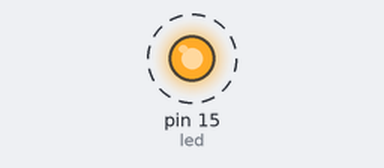
This program was run on a simulated MicroPython board. Shown: output pins drawn as LEDs (lit = HIGH). Dashed ring = blinking.

Above: at 0.2 s.
Timing chart, 0 to 3.0 s (numbered marks = the images above):
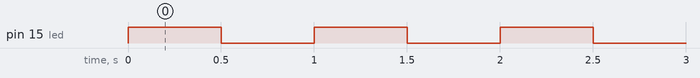

The program:

LAB01.py
```python
from machine import Pin
import time

# 內建 LED 腳位 (GPIO15)
led = Pin(15, Pin.OUT)

# 無限迴圈，讓 LED 閃爍
while True:
    led.value(1)  # 點亮 LED (高電位)
    time.sleep(0.5)  # 暫停 0.5 秒
    led.value(0)  # 熄滅 LED (低電位)
    time.sleep(0.5)  # 暫停 0.5 秒
```

Measured:
- by itself, pin 15 (led): alternates HIGH for 0.50 s and LOW for 0.50 s
